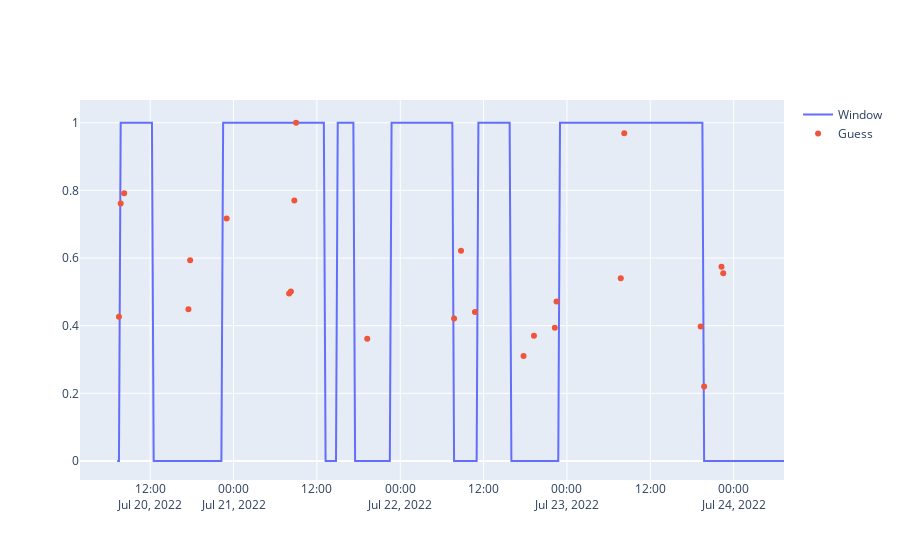

Notebook source saved alongside this figure:
### Code cell
w1 = Window_Detect2(a01)
w1.analyze_window_change(make_ewm_smooth)
# w1.plot_zscore()
w1.plot_guesses()
# w1.plot_analysis_and_distributions()

### Figure 1 — Plotly figure (JSON) as saved in the notebook; plotly's stock layout.template omitted (floating-point values rounded to 4 significant figures; data arrays with more than 128 entries replaced by an {"elided": "..."} marker saying what was removed)
{"data": [{"mode": "lines", "name": "Window", "type": "scatter", "x": {"elided": "385 str values"}, "y": {"elided": "385 int values"}}, {"mode": "markers", "name": "Guess", "type": "scatter", "x": ["2022-07-20T07:30:00", "2022-07-20T07:45:00", "2022-07-20T08:15:00", "2022-07-20T17:30:00", "2022-07-20T17:45:00", "2022-07-20T23:00:00", "2022-07-21T08:00:00", "2022-07-21T08:15:00", "2022-07-21T08:45:00", "2022-07-21T09:00:00", "2022-07-21T19:15:00", "2022-07-22T07:45:00", "2022-07-22T08:45:00", "2022-07-22T10:45:00", "2022-07-22T17:45:00", "2022-07-22T19:15:00", "2022-07-22T22:15:00", "2022-07-22T22:30:00", "2022-07-23T07:45:00", "2022-07-23T08:15:00", "2022-07-23T19:15:00", "2022-07-23T19:45:00", "2022-07-23T22:15:00", "2022-07-23T22:30:00"], "y": [0.4262, 0.761, 0.7918, 0.4486, 0.5936, 0.7169, 0.4953, 0.5011, 0.7701, 1, 0.3618, 0.4212, 0.6215, 0.4403, 0.3107, 0.3706, 0.3936, 0.4712, 0.5399, 0.9688, 0.3975, 0.2204, 0.5744, 0.5548]}], "layout": {}}
